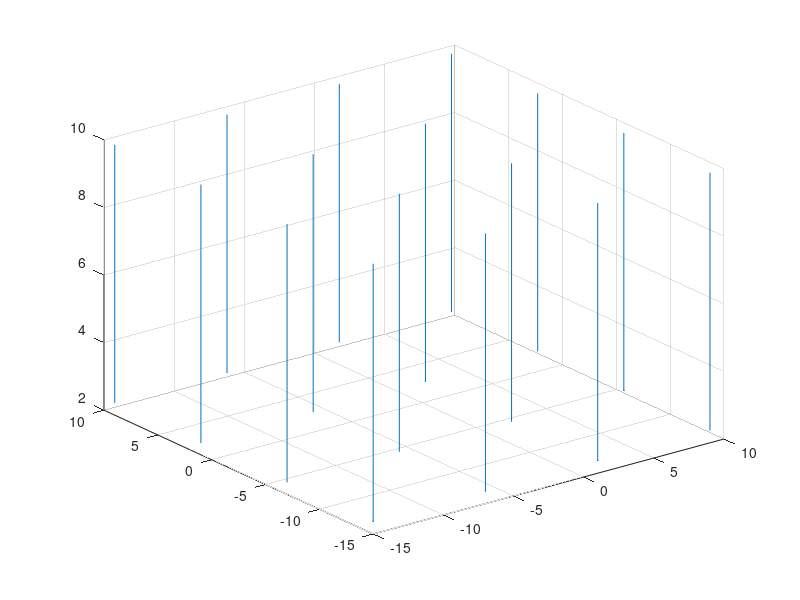

This figure's MATLAB source: (Note: this script raises an error after producing the figure.)
% script that simulates a moving particle with some initial velocity in a
% magnetic field B

v = [3 4 1];   %initial velocity
B = [0 0 -5];    %magnitude of B
m = 5;          % mass
q = 1;          % charge on particle
r0 = [5 0 0];    % initial position of particle
t = 0;

%find velocity parallel to B and perpendicular to B
v_para = (dot(v,B)/norm(B))*(B/norm(B));
v_per = v-v_para;

% find the circles centre
r = m*(norm(v_per))/(q*norm(B));

theta = atan(v_per(2)/v_per(1))+pi/2;

xc=r0(1)+r*cos(theta);
yc=r0(2)+r*sin(theta);

w= norm(v_per)/r;

figure
%to show B's direction
[x_q,y_q] = meshgrid(-15:8:15,-15:8:15);
z_q=10*ones(size(x_q));
u_q=zeros(size(x_q));
v_q=zeros(size(x_q));
w_q=-6*ones(size(x_q));
quiver3(x_q,y_q,z_q,u_q,v_q,w_q);
hold all;

% To draw axis and all
plot3(-15:0.1:15,0,0);
hold on;
plot3(0,-15:0.1:15,0);
plot3(0,0,-15:0.1:15)


xlim([-15 15])
ylim([-15 15])
%zlim([-15 15])

%legend
xlabel ('x direction');
ylabel ('y direction');
zlabel ('z direction');
title('Motion of a particle in a magnetic field');

t=0;
%dt=0.01;
tic
for n=1:4000
    dt = toc;
    tic
    x=xc+r*cos(w.*t + pi+theta);
    y=yc+r*sin(w.*t + pi+theta);
    z=v_para*t;
    plot3(x,y,z,'--.');
    hold on
    t=t+dt;
    pause(0.00000000005)
end

